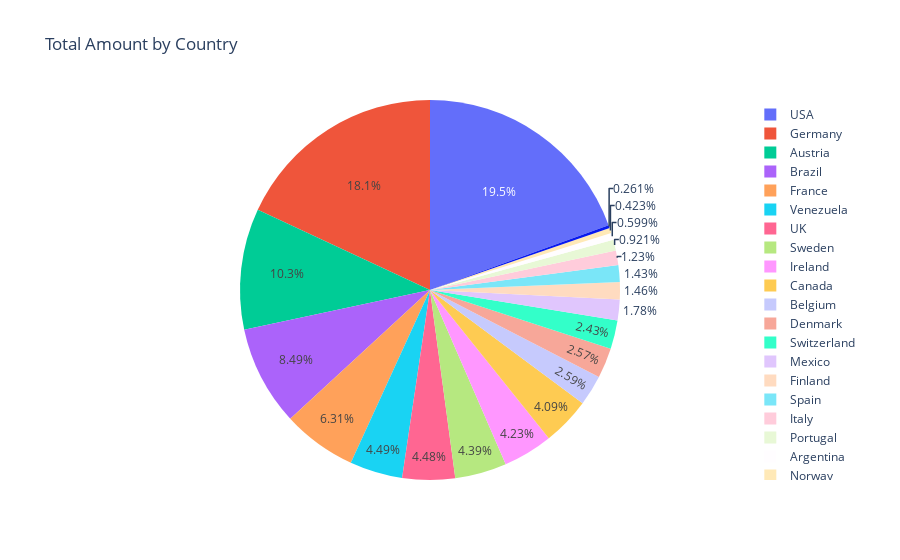

The notebook cell this image was saved under:
### Markdown cell above
When comparing Brazil and Austria in terms of the number of orders and total amount, we find that Brazil is significantly ahead in order volume with 83 orders compared to 40 for Austria, However after summing the orders and calculating total amount, Austria leads with total sales of 139.4k, compared to 114.9k for Brazil.

### Code cell
px.pie(data_frame=CountrySales,title='Total Amount by Country',names='Country',values='TotalAmount')

### Figure 1 — Plotly figure (JSON) as saved in the notebook; plotly's stock layout.template omitted (floating-point values rounded to 4 significant figures)
{"data": [{"domain": {"x": [0, 1], "y": [0, 1]}, "hovertemplate": "Country=%{label}<br>TotalAmount=%{value}<extra></extra>", "labels": ["USA", "Germany", "Austria", "Brazil", "France", "Venezuela", "UK", "Sweden", "Ireland", "Canada", "Belgium", "Denmark", "Switzerland", "Mexico", "Finland", "Spain", "Italy", "Portugal", "Argentina", "Norway", "Poland"], "legendgroup": "", "name": "", "showlegend": true, "type": "pie", "values": [263600.0, 244600.0, 139500.0, 115000.0, 85500.0, 60810.0, 60620.0, 59520.0, 57320.0, 55330.0, 35130.0, 34780.0, 32920.0, 24070.0, 19780.0, 19430.0, 16710.0, 12470.0, 8119.0, 5735.0, 3532.0]}], "layout": {"legend": {"tracegroupgap": 0}, "title": {"text": "Total Amount by Country"}}}
